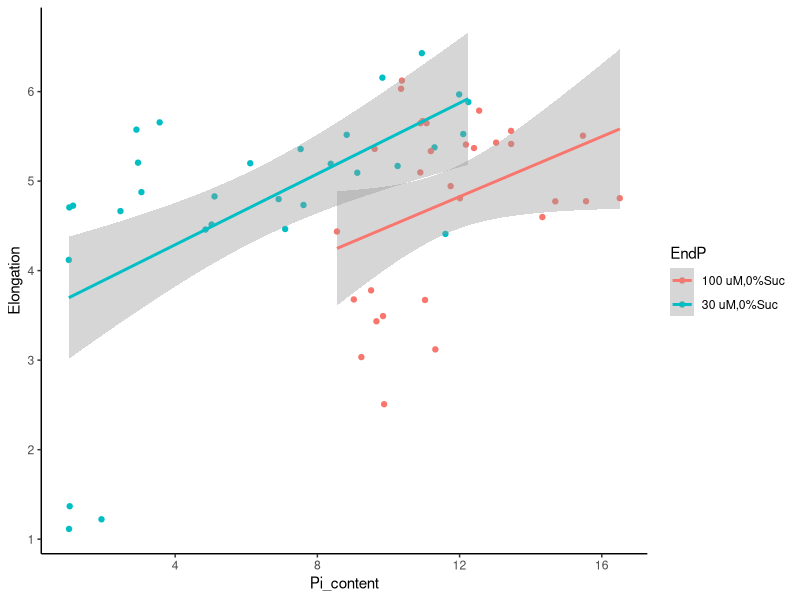
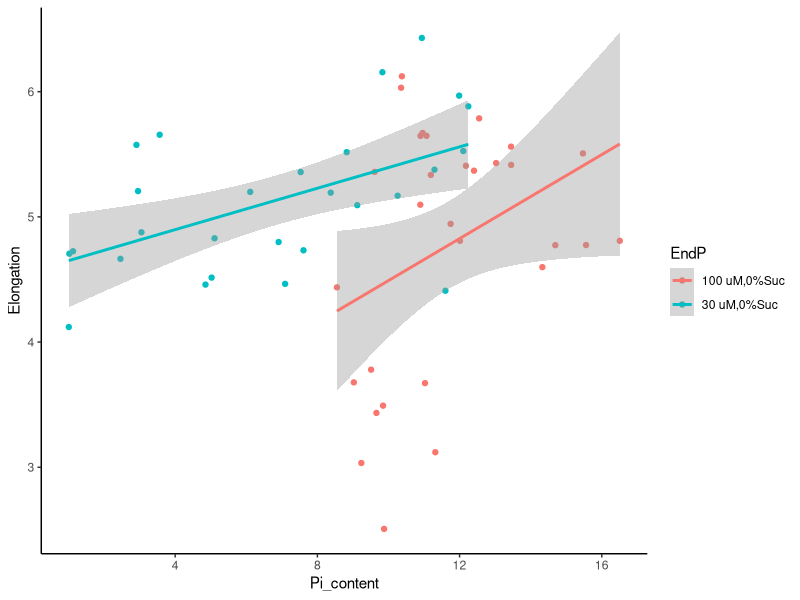
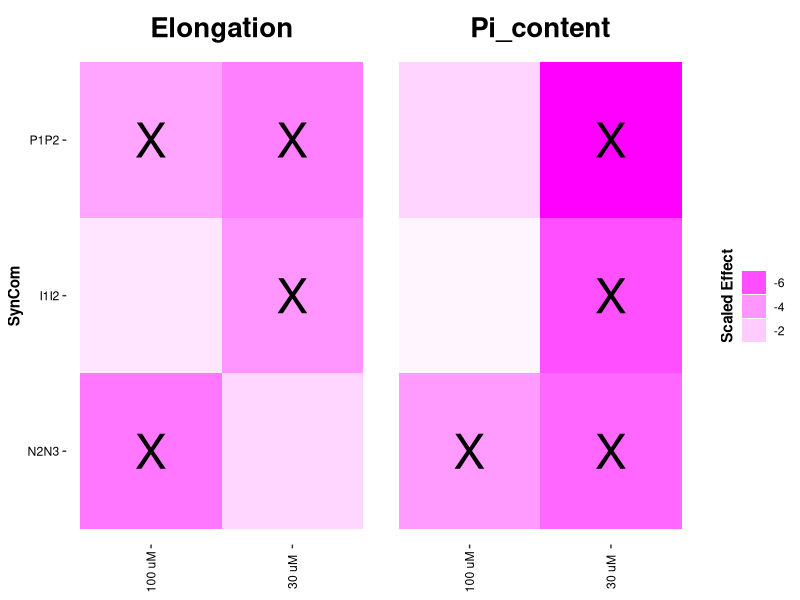

Recreate these plots in R, in order. (Note: this script raises an error after producing the figures.)
## ---- chunk 1
library(tidyverse)
## ---- chunk 2
Dat <- read_tsv("data/phenotypes.tsv",
                col_types = cols(Pi_content = col_number(),
                                 Elongation = col_number(),
                                 Experiment = col_character(),
                                 EndP = col_character(),
                                 Bacteria = col_character(),
                                 Plate = col_character()))
Dat
## ---- chunk 3
Dat %>%
  ggplot(aes(x = Pi_content, y = Elongation, col = EndP)) +
  geom_point() +
  geom_smooth(method = "lm", formula = y ~ x) +
  theme_classic()
## ---- chunk 4
Dat %>%
  arrange(Elongation)
## ---- chunk 5
Dat <- Dat %>%
  filter(Elongation > 2)
## ---- chunk 6
Dat %>%
  ggplot(aes(x = Pi_content, y = Elongation, col = EndP)) +
  geom_point() +
  geom_smooth(method = "lm", formula = y ~ x) +
  theme_classic()
## ---- chunk 7
f1 <- Elongation ~ Pi_content + Bacteria + Experiment
m1 <- lm(f1, data = Dat %>% filter(Elongation > 2))
summary(m1)
## ---- chunk 8
knitr::kable(summary(m1)$coefficients,
             caption = paste("Coefficients of linear model (",
                             format(f1), ").",
                             "We observe that shoot Pi content has no significant",
                             "effect on main root elongation."))
## ---- chunk 9
test_phenotype <- function(Dat, phenotype){
  f1 <- paste(phenotype, "~", "Bacteria + Experiment")
  f1 <- as.formula(f1)
  
  m1 <- lm(f1, data = Dat)
  Res <- summary(m1)$coefficients
  
  Res <- as.data.frame(Res)
  Res$var <- row.names(Res)
  row.names(Res) <- NULL
  Res <- Res %>%
    filter(var %in% c("BacteriaI1I2", "BacteriaN2N3", "BacteriaP1P2" )) %>%
    mutate(phenotype = phenotype) %>%
    rename(se = "Std. Error",
           t.value = "t value",
           p.value = "Pr(>|t|)")
  
  return(Res)
}
## ---- chunk 10
Pi_res <- bind_rows(test_phenotype(Dat = Dat %>%
                                     filter(EndP == "30 uM,0%Suc"),
                                   phenotype = "Pi_content") %>%
                      mutate(EndP = "30 uM"),
                    test_phenotype(Dat = Dat %>%
                                     filter(EndP == "100 uM,0%Suc"),
                                   phenotype = "Pi_content") %>%
                      mutate(EndP = "100 uM"))
Pi_res
## ---- chunk 11
Elo_res <- bind_rows(test_phenotype(Dat = Dat %>%
                                      filter(EndP == "30 uM,0%Suc"),
                                    phenotype = "Elongation") %>%
                       mutate(EndP = "30 uM"),
                     test_phenotype(Dat = Dat %>%
                                      filter(EndP == "100 uM,0%Suc"),
                                    phenotype = "Elongation") %>%
                       mutate(EndP = "100 uM"))
Elo_res
## ---- chunk 12
Res <- bind_rows(Pi_res, Elo_res) %>%
  mutate(SynCom = str_remove(var, "^Bacteria")) %>%
  select(-var)
Res
## ---- chunk 13
Res %>%
  mutate(significant = c("", "X")[ (p.value < 0.05) + 1 ]) %>%
  mutate(SynCom = factor(SynCom,levels = rev(c("P1P2", "I1I2", "N2N3"))),
         phenotye = factor(phenotype, levels = c("Pi_content", "Elongation"))) %>%
  ggplot(aes(x = EndP, y = SynCom)) +
  facet_wrap(~phenotype) +
  geom_tile(aes(fill = t.value)) +
  geom_text(aes(label = significant), size = 12) +
  scale_fill_gradient2(low = "magenta", mid = "white", high = "green",
                       midpoint = 0) +
  guides(fill = guide_legend(title = "Scaled Effect", title.position = "left")) +
  theme(panel.background = element_blank(),
        axis.text = element_text(color = "black"),
        axis.title.y = element_text(face = "bold"),
        axis.title.x = element_blank(),
        axis.text.x = element_text(angle = 90, vjust = 0.5),
        legend.title = element_text(face = "bold", angle = 90),
        strip.background = element_blank(),
        strip.text = element_text(color = "black", face = "bold", size = 20))
knitr::include_graphics("figs/Fig3C.jpeg")
## ---- chunk 14
sessionInfo
